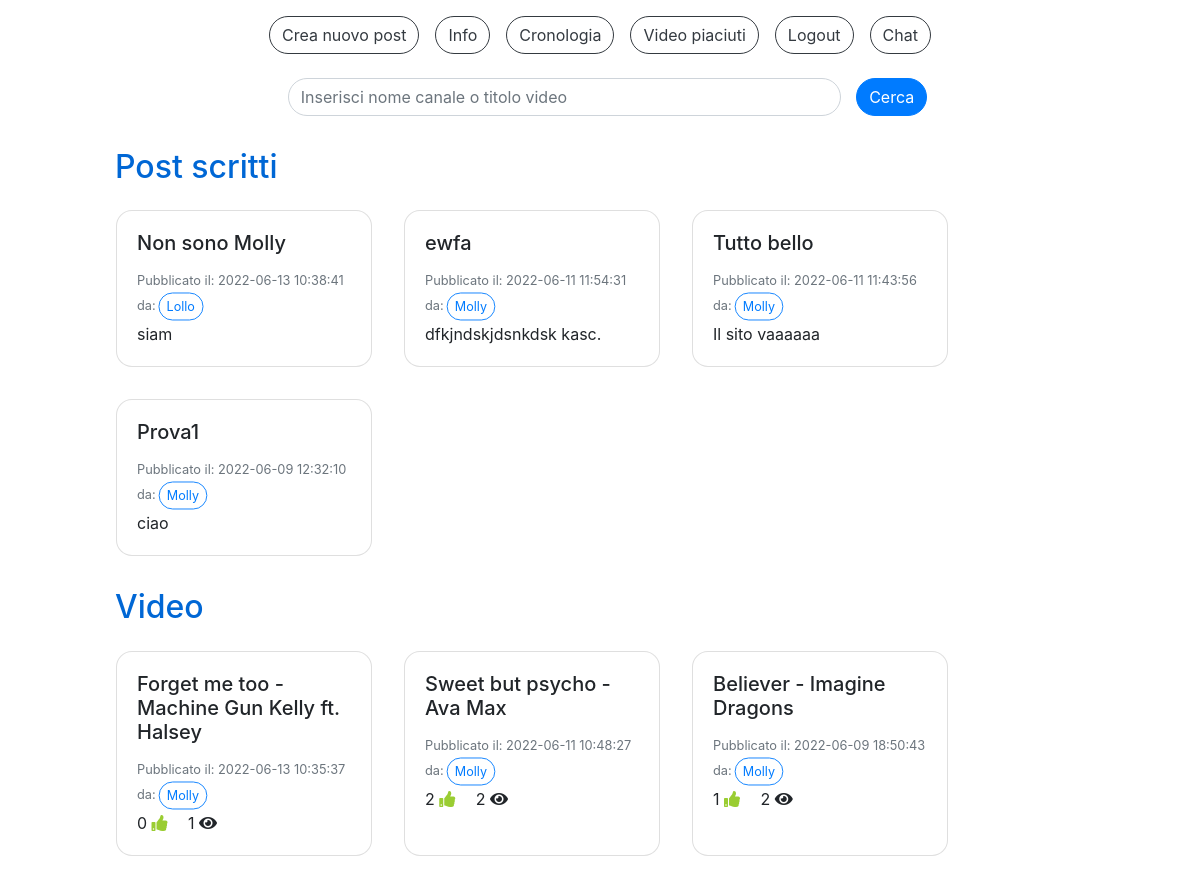
/home.php (signed in), run on an earlier commit of the app's database.
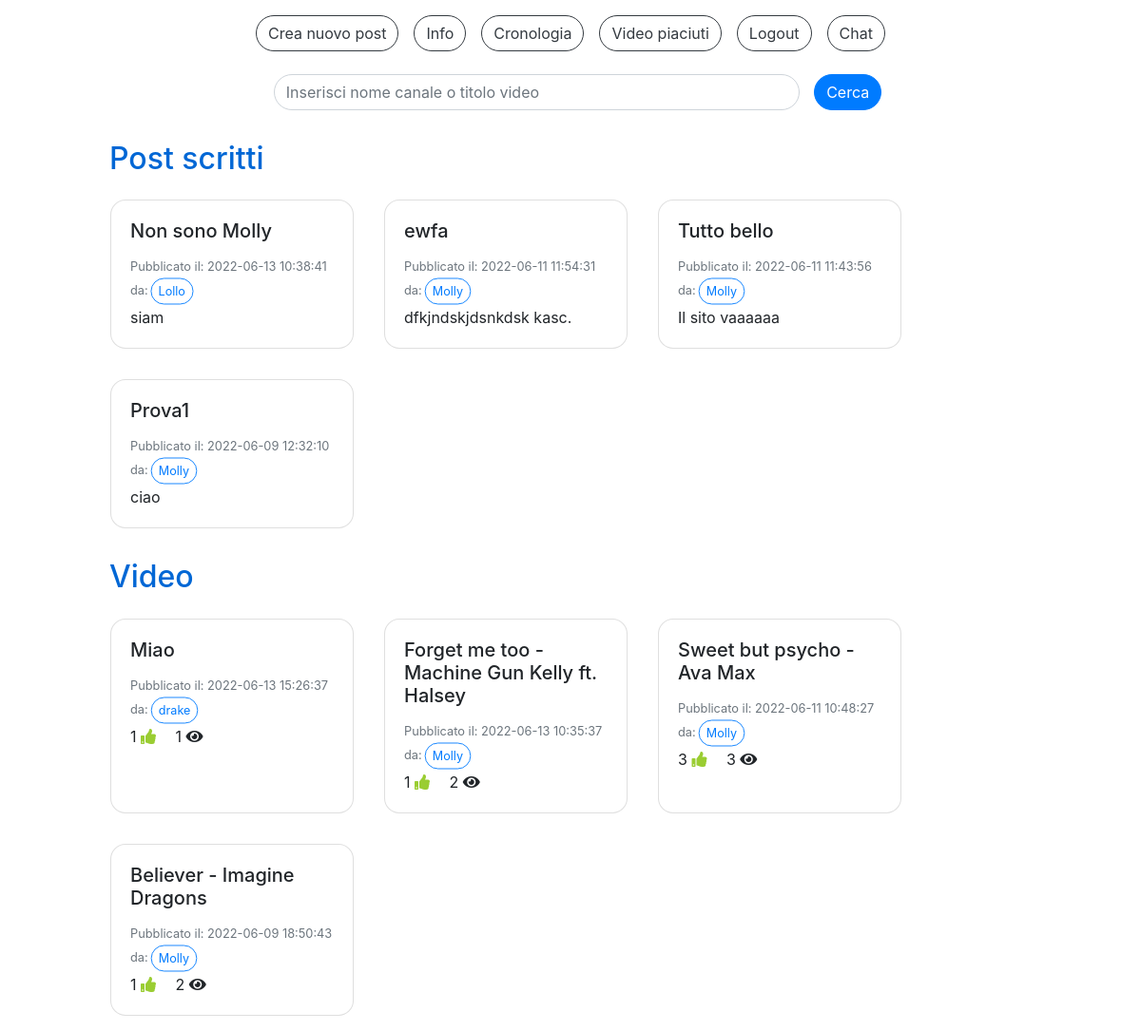
And on a later commit of the database.
### tables this page shows
CREATE TABLE `post_scritti` (
  `IdPost` int(11) NOT NULL,
  `Titolo` varchar(40) NOT NULL,
  `DataPubblicazione` datetime NOT NULL DEFAULT current_timestamp(),
  `TestoPost` varchar(400) NOT NULL,
  `IdAccount` int(11) NOT NULL
);

CREATE TABLE `accounts` (
  `IdAccount` int(11) NOT NULL,
  `Username` varchar(40) NOT NULL,
  `Mail` varchar(40) NOT NULL,
  `Password` varchar(100) NOT NULL,
  `Canale` tinyint(1) NOT NULL,
  `NumeroIscritti` int(11) DEFAULT NULL
);

CREATE TABLE `video` (
  `IdVideo` int(11) NOT NULL,
  `Titolo` varchar(100) NOT NULL,
  `SorgenteVideo` varchar(300) NOT NULL,
  `DataPubblicazione` datetime NOT NULL DEFAULT current_timestamp(),
  `NumeroLike` int(11) NOT NULL DEFAULT 0,
  `NumeroVisualizzazioni` int(11) NOT NULL DEFAULT 0,
  `IdAccount` int(11) NOT NULL
);

### check_canale.php (called while the page is built, shortened)
<?php
  include("db.php");
  $sql="SELECT * FROM Accounts WHERE IdAccount=?";
  $query=$db->prepare($sql);
  $dati=array($_SESSION["loginID"]);
  $query->execute($dati);
  $ris=$query->fetchAll();
  foreach($ris as $row) {
    $canale=$row["Canale"];
  }
?>

### home.php (the view, shortened to what this page needs)
<!DOCTYPE html>
<html>
<head>
  <link rel="stylesheet" href="css/style.css">
  <link rel="stylesheet" href="css/custom_style.css">
</head>
<body>
  <?php
    include("db.php");
    include("check_canale.php");
  ?>
  <div class="container-fluid pt-3">
    <div class="row justify-content-center">
      <?php
        if($canale) {
          echo '<button type="button" class="btn btn-outline-dark mr-3" onclick="location.href=\'create_post.php\'">Crea nuovo post</button>';
        }
      ?>
      <button type="button" class="btn btn-outline-dark mr-3" onclick="location.href='info.php'">Info</button>
      <button type="button" class="btn btn-outline-dark mr-3" onclick="location.href='cronologia.php'">Cronologia</button>
      <button type="button" class="btn btn-outline-dark mr-3" onclick="location.href='video_piaciuti.php'">Video piaciuti</button>
      <button type="button" class="btn btn-outline-dark mr-3" onclick="location.href='logout.php'">Logout</button>
      <button type="button" class="btn btn-outline-dark" onclick="location.href='chat.php'">Chat</button>
    </div>
    <div class="row justify-content-center">
      <div id="homePosts" class="col-10">
        <form method="POST" class="mt-2" style="width: 100%" action="ricerca.php">
          <div class="row align-items-center justify-content-center">
            <div class="form-group col-7 mt-3">
              <input type="text" id="cerca" class="form-control" name="cerca" placeholder="Inserisci nome canale o titolo video" required>
            </div>
            <button id="bottoneCerca" class="btn btn-primary" value="">Cerca</button>
          </div>
        </form>
        <h2 class="titleText mt-3">Post scritti</h2>
        <div id="postScritti" class="row">
        <?php
          $sql="SELECT * FROM Post_Scritti s, Accounts a WHERE a.IdAccount=s.IdAccount ORDER BY DataPubblicazione DESC LIMIT 4";
          $query=$db->prepare($sql);
          $query->execute();
          $ris=$query->fetchAll();
          foreach($ris as $row) {
            echo '<div class="card m-3" style="width: 16rem;">
                    <div class="card-body">
                      <h5 class="card-title">'. $row["Titolo"] .'</h5>
                      <p class="card-text">
                        <small class="text-muted">Pubblicato il: '. $row["DataPubblicazione"] .'<br>da:<button type="button" class="btn btn-outline-primary btn-sm mini" onclick="location.href=\'canale.php?canale='. $row["Username"] .'\'">'. $row["Username"] .'</button></small><br>
                        '. $row["TestoPost"] .'<br>
                      </p>
                    </div>
                  </div>';
          }
        ?>
        </div>
        <h2 class="titleText mt-3">Video</h2>
        <div id="postVideo" class="row">
        <?php
          $sql="SELECT * FROM Video v JOIN Accounts a ON v.IdAccount=a.IdAccount ORDER BY DataPubblicazione DESC LIMIT 12";
          $query=$db->prepare($sql);
          $query->execute();
          $ris=$query->fetchAll();
          foreach($ris as $row) {
            $sql="SELECT * FROM Video v, Visualizzazioni vis, Accounts a WHERE v.IdVideo=vis.IdVideo AND a.IdAccount=vis.IdAccount AND vis.IdAccount=? AND vis.IdVideo=?";
            $query=$db->prepare($sql);
            $dati=array($_SESSION["loginID"], $row["IdVideo"]);
            $query->execute($dati);
            $risVis=$query->fetchAll();
            $tempoVis=-1;
            $creator=$row["Username"];
            foreach($risVis as $vis) {
              $tempoVis=$vis["TempoVisualizzazione"];
            }
            echo '<div class="card card-video m-3" style="width: 16rem;">
                    <div class="card-body card-video" onclick="cardOnClick(\''. $row["IdVideo"] .'\',\''. $row["Titolo"] .'\',\''. $row["SorgenteVideo"] .'\',\''. $tempoVis .'\',\''. $creator .'\')">
                      <h5 class="card-title card-video">'. $row["Titolo"] .'</h5>
                      <p class="card-text card-video">
                        <small class="text-muted">Pubblicato il: '. $row["DataPubblicazione"] .'<br>da:<button type="button" class="btn btn-outline-primary btn-sm mini">'. $creator .'</button></small><br>
                        '. $row["NumeroLike"] .' <i class="fa fa-thumbs-up mr-3"></i>
                        '. $row["NumeroVisualizzazioni"] .' <i class="fa fa-eye"></i>
                      </p>
                    </div>
                  </div>';
          }
        ?>
        </div>
      </div>
    </div>
  </div>
</body>
</html>

### css/custom_style.css (style rules this page uses)
* { transition: 0.4s; }
div, h2, p { cursor: default; }
.card-video { cursor: pointer; }
.fa-thumbs-up { color: yellowgreen; }
body { height: 100vh; overflow: auto; }
.btn,.form-control { border-radius: 2rem; }
.mini { transform: scale(0.9); }
.card { border-radius: 1rem; }
.titleText { color: #0067d5; }

What changed in the data, as far as the page shows it:
added video: Titolo "Miao", DataPubblicazione "2022-06-13 15:26:37", IdAccount.Username "drake", NumeroLike "1", NumeroVisualizzazioni "1"
changed video "Forget me too - Machine Gun Kelly ft. Halsey": NumeroLike "0" → "1"; NumeroVisualizzazioni "1" → "2"
changed video "Sweet but psycho - Ava Max": NumeroLike "2" → "3"; NumeroVisualizzazioni "2" → "3"
